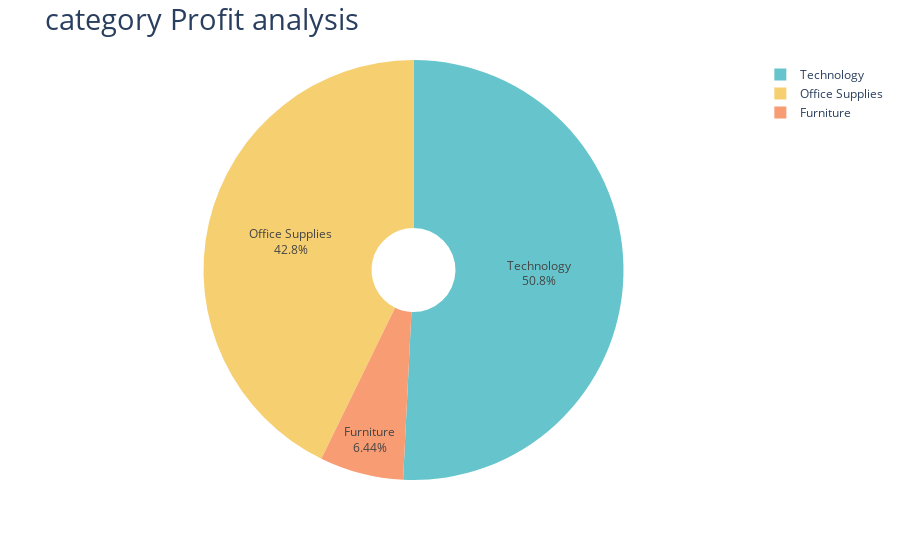

Notebook code cell kept with this figure:
### Code cell
grp=px.pie(profit_category,
           names='Category',
           values='Profit',
           hole=0.2,
           color_discrete_sequence=px.colors.qualitative.Pastel)
          
grp.update_traces(textposition="inside",textinfo="percent+label")
grp.update_layout(title="category Profit analysis",title_font=dict(size=29))
grp.show()

### Figure 1 — Plotly figure (JSON) as saved in the notebook; plotly's stock layout.template omitted (floating-point values rounded to 4 significant figures)
{"data": [{"domain": {"x": [0, 1], "y": [0, 1]}, "hole": 0.2, "hovertemplate": "Category=%{label}<br>Profit=%{value}<extra></extra>", "labels": ["Furniture", "Office Supplies", "Technology"], "legendgroup": "", "name": "", "showlegend": true, "textinfo": "percent+label", "textposition": "inside", "type": "pie", "values": [18450.0, 122500.0, 145500.0]}], "layout": {"autosize": true, "legend": {"tracegroupgap": 0}, "margin": {"t": 60}, "piecolorway": ["rgb(102, 197, 204)", "rgb(246, 207, 113)", "rgb(248, 156, 116)", "rgb(220, 176, 242)", "rgb(135, 197, 95)", "rgb(158, 185, 243)", "rgb(254, 136, 177)", "rgb(201, 219, 116)", "rgb(139, 224, 164)", "rgb(180, 151, 231)", "rgb(179, 179, 179)"], "title": {"font": {"size": 29}, "text": "category Profit analysis"}}}
